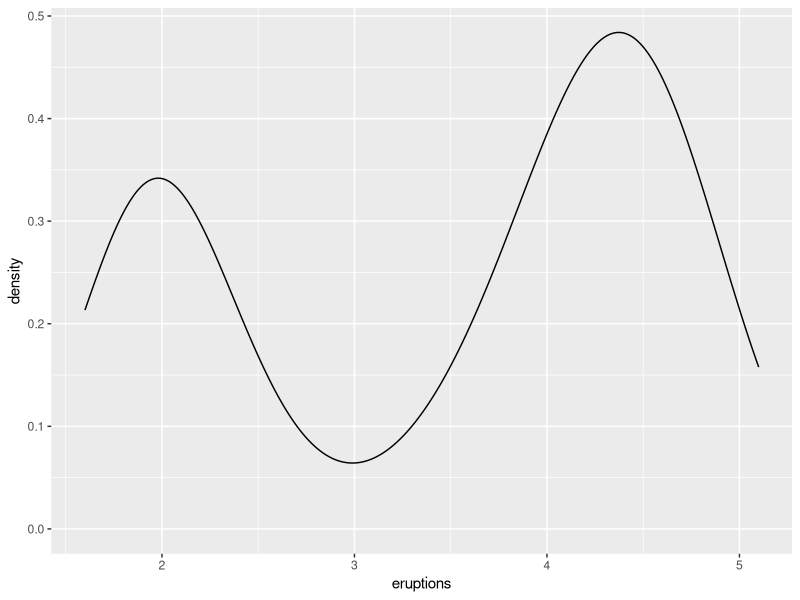
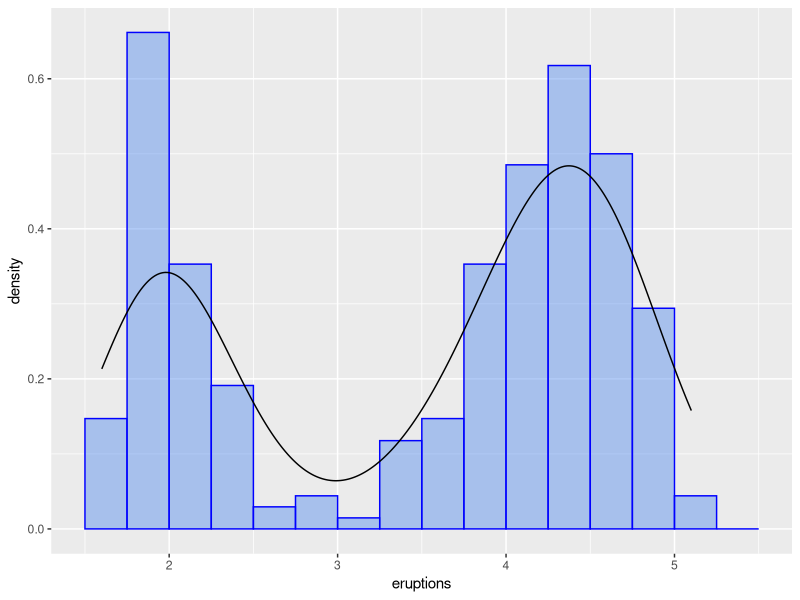
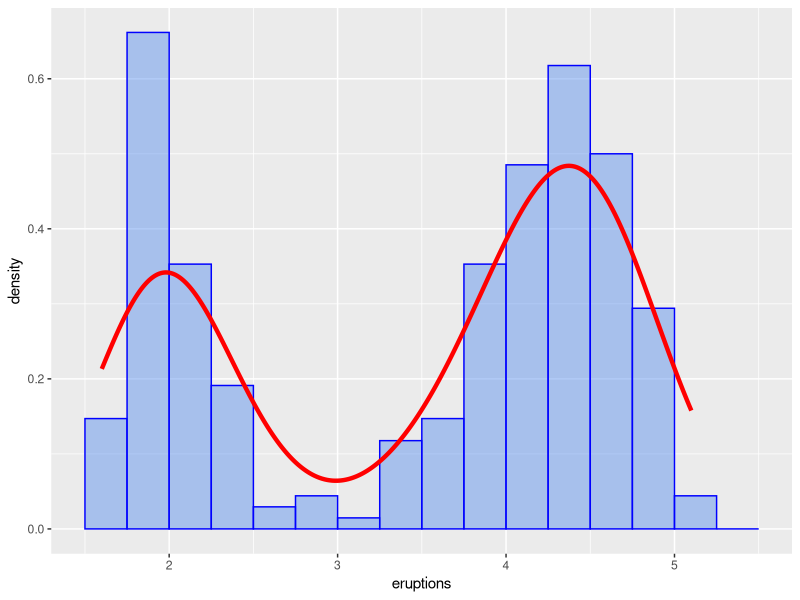
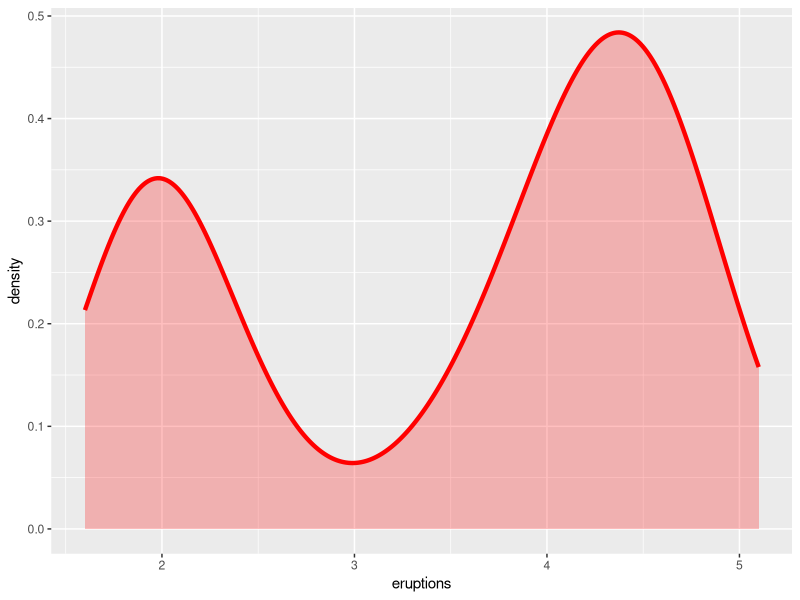

Write the R code that produced these figures, in order.
## ---- chunk 1
knitr::opts_chunk$set(echo = TRUE, error = TRUE)
## ---- chunk 2
library(ggplot2)
ggplot(faithful) +
  geom_density(aes(x = eruptions))
## ---- chunk 3
ggplot(faithful, aes(x = eruptions, y = after_stat(density))) +
  geom_histogram(breaks = seq(1.5, 5.5, .25), color = "blue",
                 fill = "cornflowerblue", alpha = .5) +
  geom_density()
## ---- chunk 4
ggplot(faithful, aes(x = eruptions, y = after_stat(density))) +
  geom_histogram(breaks = seq(1.5, 5.5, .25), color = "blue",
                 fill = "cornflowerblue", alpha = .5) +
  geom_density(linewidth = 1.5, color = "red")
## ---- chunk 5
ggplot(faithful, aes(x = eruptions, y = after_stat(density))) +
  geom_density(linewidth = 1.5, color = "red",
               fill = "red", alpha = 0.25)
